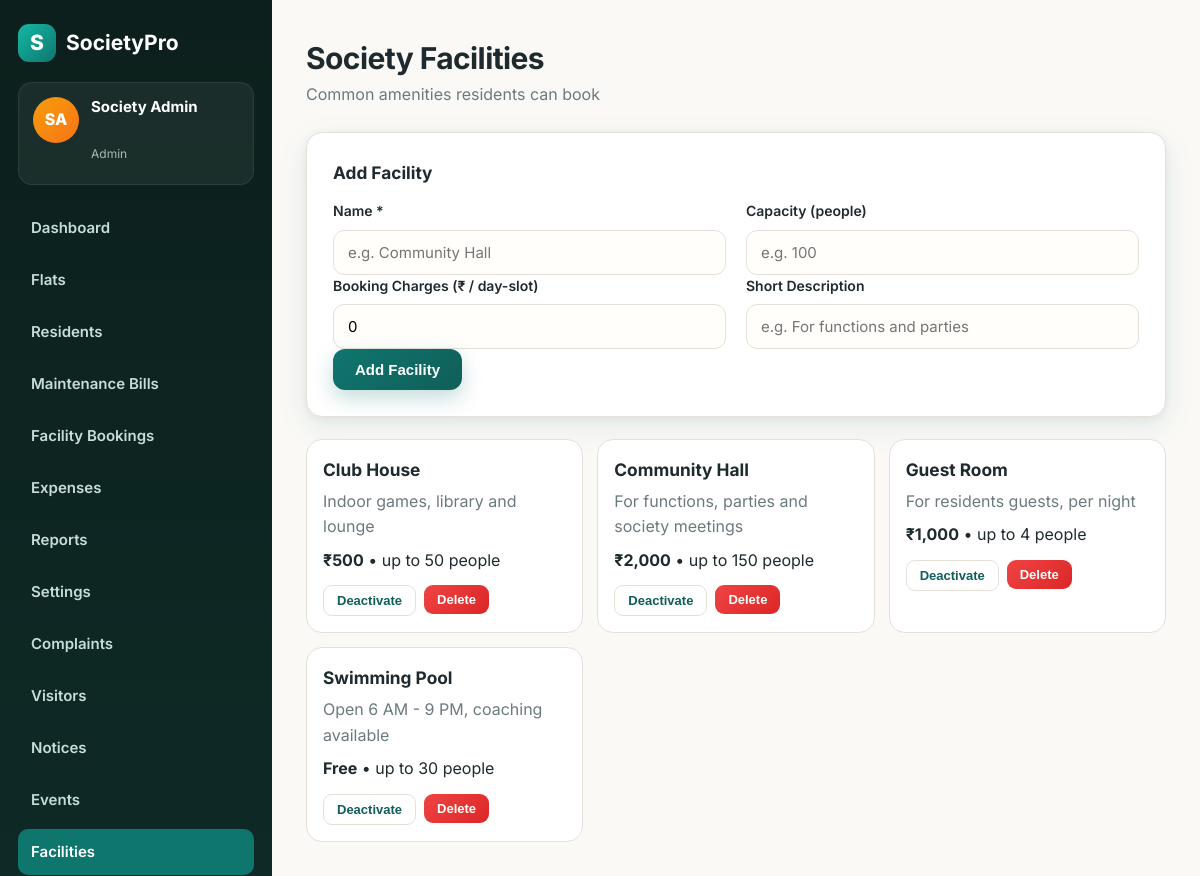
The page /facilities.php (signed in) on the database its author committed.
### tables this page shows
CREATE TABLE IF NOT EXISTS `facilities` (
  `id` int(11) NOT NULL AUTO_INCREMENT,
  `name` varchar(100) NOT NULL,
  `description` varchar(255) DEFAULT NULL,
  `capacity` int(11) DEFAULT NULL,
  `charges` decimal(10,2) NOT NULL DEFAULT 0.00,
  `is_active` tinyint(1) NOT NULL DEFAULT 1,
  PRIMARY KEY (`id`),
  UNIQUE KEY `name` (`name`)
);

### includes/functions.php (called while the page is built, shortened)
<?php
function e(?string $v): string { return htmlspecialchars((string)$v, ENT_QUOTES, 'UTF-8'); }
function current_user(): ?array { return $_SESSION['user'] ?? null; }
function is_admin(): bool { return (current_user()['role'] ?? '') === 'admin'; }
function inr(float $amount): string {
    $neg = $amount < 0;
    $amount = abs($amount);
    $parts = explode('.', number_format($amount, 2, '.', ''));
    $int = $parts[0];
    if (strlen($int) > 3) {
        $last3 = substr($int, -3);
        $rest = substr($int, 0, -3);
        $rest = preg_replace('/\B(?=(\d{2})+(?!\d))/', ',', $rest);
        $int = $rest . ',' . $last3;
    }
    $dec = ($parts[1] ?? '00') !== '00' ? '.' . $parts[1] : '';
    return ($neg ? '-₹' : '₹') . $int . $dec;
}

### facilities.php (the view, shortened to what this page needs)
<?php
require_once __DIR__ . '/includes/functions.php';
$db = db();
$facilities = $db->query('SELECT * FROM facilities ORDER BY name')->fetchAll();
require_once __DIR__ . '/includes/header.php';
?>
<div class="page-head"><h1>Society Facilities</h1><p>Common amenities residents can book</p></div>
<?php if (is_admin()): ?>
<div class="card" style="margin-bottom:22px">
  <h2 style="font-size:1.08rem;margin-bottom:14px">Add Facility</h2>
  <form method="post">
    <div class="form-grid">
      <div class="field"><label>Name *</label><input type="text" name="name" required placeholder="e.g. Community Hall"></div>
      <div class="field"><label>Capacity (people)</label><input type="number" name="capacity" min="1" placeholder="e.g. 100"></div>
      <div class="field"><label>Booking Charges (₹ / day-slot)</label><input type="number" name="charges" min="0" step="0.01" value="0"></div>
      <div class="field"><label>Short Description</label><input type="text" name="description" placeholder="e.g. For functions and parties"></div>
    </div>
    <button class="btn" type="submit">Add Facility</button>
  </form>
</div>
<?php endif; ?>
<div class="flat-grid" style="grid-template-columns:repeat(auto-fill,minmax(240px,1fr))">
<?php foreach ($facilities as $fac): ?>
  <div class="flat-card" style="text-align:left;<?= !(int)$fac['is_active'] ? 'opacity:.55' : '' ?>">
    <strong style="font-size:1.08rem"><?= e($fac['name']) ?></strong>
    <p style="color:var(--muted);margin-top:5px"><?= e($fac['description'] ?: '') ?></p>
    <p style="margin-top:8px"><strong><?= (float)$fac['charges'] > 0 ? e(inr((float)$fac['charges'])) : 'Free' ?></strong><?= $fac['capacity'] ? ' &bull; up to ' . (int)$fac['capacity'] . ' people' : '' ?></p>
    <div style="margin-top:12px;display:flex;gap:8px;flex-wrap:wrap">
      <?php if (is_admin()): ?>
      <form method="post"><?= csrf_field() ?><input type="hidden" name="toggle_id" value="<?= (int)$fac['id'] ?>"><button class="btn btn-sm btn-light" type="submit"><?= (int)$fac['is_active'] ? 'Deactivate' : 'Activate' ?></button></form>
      <form method="post" data-confirm="Delete this facility and its bookings?"><button class="btn btn-sm btn-danger" type="submit">Delete</button></form>
      <?php endif; ?>
    </div>
  </div>
<?php endforeach; ?>
</div>
<?php require_once __DIR__ . '/includes/footer.php'; ?>

### assets/css/style.css (style rules this page uses)
:root { --paper:#FAF9F6; --card:#FFFFFF; --ink:#1F2A2E; --muted:#6B7A7E; --teal:#0F766E; --teal-dark:#115E59; --teal-soft:#E3F2EF; --amber:#F59E0B; --line:#E5E1D8; --danger:#DC2626; --success:#15803D; --radius:16px; --shadow:0 10px 30px rgba(15,118,110,.10), 0 2px 8px rgba(31,42,46,.06); }
* { margin:0;padding:0;box-sizing:border-box }
body { font-family:'Inter',system-ui,-apple-system,Segoe UI,Roboto,sans-serif;background:var(--paper);color:var(--ink);line-height:1.6 }
.btn { display:inline-flex;align-items:center;justify-content:center;gap:8px;background:linear-gradient(135deg,var(--teal),var(--teal-dark));color:#fff!important;border:none;padding:12px 22px;border-radius:12px;font-weight:700;font-size:15px;cursor:pointer;box-shadow:0 8px 20px rgba(15,118,110,.25);transition:.2s;text-decoration:none!important }
.btn-light { background:#fff;color:var(--teal-dark)!important;box-shadow:none;border:1px solid var(--line) }
.btn-danger { background:linear-gradient(135deg,#EF4444,var(--danger));box-shadow:none }
.btn-sm { padding:7px 13px;font-size:13px;border-radius:9px }
label { display:block;font-weight:600;font-size:14px;margin-bottom:7px }
input,select { width:100%;padding:12px 14px;border:1.5px solid var(--line);border-radius:11px;font-size:15px;font-family:inherit;background:#FFFEFB;transition:.15s }
.page-head { margin-bottom:24px }
.page-head h1 { font-size:30px;letter-spacing:-.6px }
.page-head p { color:var(--muted) }
.card { background:var(--card);border:1px solid var(--line);border-radius:var(--radius);box-shadow:var(--shadow);padding:26px;margin-bottom:22px }
.card h2 { font-size:20px;margin-bottom:14px }
.form-grid { display:grid;grid-template-columns:1fr 1fr;gap:0 20px }
.flat-grid { display:grid;grid-template-columns:repeat(auto-fill,minmax(150px,1fr));gap:14px }
.flat-card { background:#fff;border:1px solid var(--line);border-radius:16px;padding:16px;text-align:center }

### rows shown on the page
facilities: name "Club House", description "Indoor games, library and lounge", charges "₹500", capacity "50", is_active "Deactivate"
facilities: name "Community Hall", description "For functions, parties and society meetings", charges "₹2,000", capacity "150", is_active "Deactivate"
facilities: name "Guest Room", description "For residents guests, per night", charges "₹1,000", capacity "4", is_active "Deactivate"
facilities: name "Swimming Pool", description "Open 6 AM - 9 PM, coaching available", charges "Free", capacity "30", is_active "Deactivate"

### other values the page prints
initials($u['name']) "SA"
$u['name'] "Society Admin"
$u['role'] "Admin"
